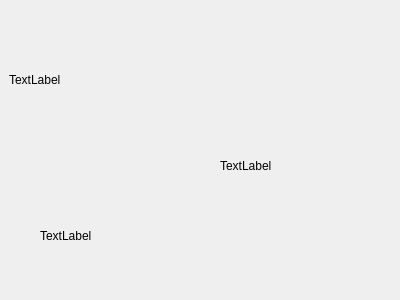
<?xml version="1.0" encoding="UTF-8"?>
<ui version="4.0">
 <class>Widget</class>
 <widget class="QWidget" name="Widget">
  <property name="geometry">
   <rect>
    <x>0</x>
    <y>0</y>
    <width>400</width>
    <height>300</height>
   </rect>
  </property>
  <property name="windowTitle">
   <string>Widget</string>
  </property>
  <widget class="MyLabel" name="label">
   <property name="geometry">
    <rect>
     <x>9</x>
     <y>9</y>
     <width>141</width>
     <height>141</height>
    </rect>
   </property>
   <property name="text">
    <string>TextLabel</string>
   </property>
  </widget>
  <widget class="QLabel" name="label_2">
   <property name="geometry">
    <rect>
     <x>220</x>
     <y>110</y>
     <width>161</width>
     <height>111</height>
    </rect>
   </property>
   <property name="text">
    <string>TextLabel</string>
   </property>
  </widget>
  <widget class="QLabel" name="label_3">
   <property name="geometry">
    <rect>
     <x>40</x>
     <y>190</y>
     <width>131</width>
     <height>91</height>
    </rect>
   </property>
   <property name="text">
    <string>TextLabel</string>
   </property>
  </widget>
 </widget>
 <layoutdefault spacing="6" margin="11"/>
 <customwidgets>
  <customwidget>
   <class>MyLabel</class>
   <extends>QLabel</extends>
   <header>mylabel.h</header>
  </customwidget>
 </customwidgets>
 <resources/>
 <connections/>
</ui>
